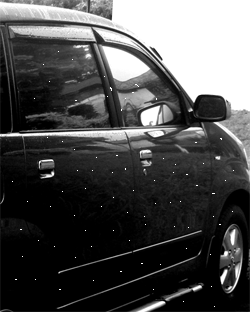
#> input picture 1207070114_Shifa Mutia Fauziah/Image/mobil.tif, 250 x 312 px
$ jupyter execute '7.4 Filter Median.ipynb'   (shell and % lines are left out)
#> lines starting #> are read from the running program, lines starting #| are printed output that depends on the picture
[cell 1]
# Import Library yang dibutuhkan
import matplotlib.pyplot as plt

from skimage import data
from skimage.io import imread
from skimage.color import rgb2gray
import numpy as np

[cell 2]
# Load & Plot Input Image

# Membaca Citra
citra1 = imread(fname="Image/mobil.tif")
#> citra1 is the input picture: shape (312, 250); min 0, max 255, mean 76.9
citra2 = imread(fname="Image/boneka2.tif")
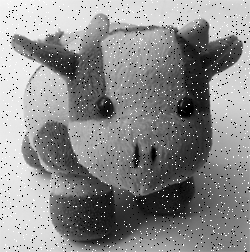
#> input picture 1207070114_Shifa Mutia Fauziah/Image/boneka2.tif, 250 x 252 px
#> citra2 is the input picture: shape (252, 250); min 0, max 255, mean 139.1

# Menampilkan shape dari citra
print('Shape citra 1 : ', citra1.shape)
#| Shape citra 1 :  (312, 250)
print('Shape citra 1 : ', citra2.shape)
#| Shape citra 1 :  (252, 250)

# Membuat subplots
fig, axes = plt.subplots(1, 2, figsize=(10, 10))
# Meratakan array axes menjadi satu dimensi.
ax = axes.ravel()

# Menampilkan citra1 pada axis dengan colormap 'gray' dan memberikan title
ax[0].imshow(citra1, cmap = 'gray')
ax[0].set_title("Citra 1")
ax[1].imshow(citra2, cmap = 'gray')
ax[1].set_title("Citra 2")
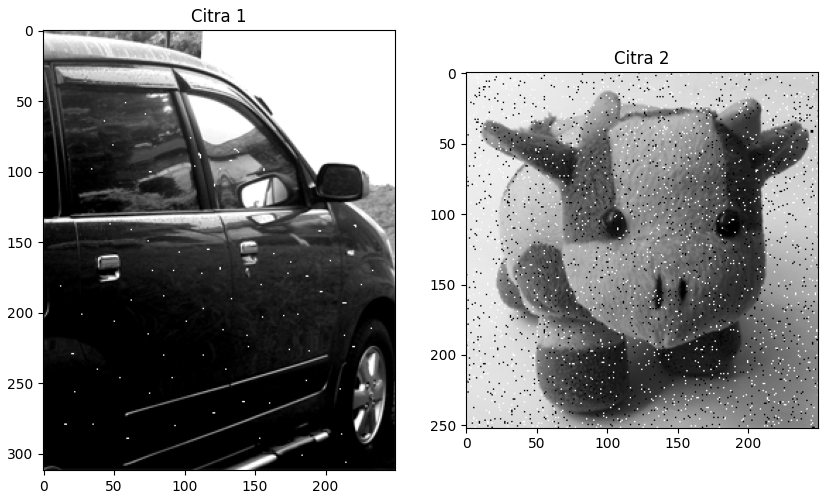
#> figure drawn by matplotlib, 2 panels

[cell 3]
# Code Asal Matlab
#%proses filter median untuk citra mobil
#for baris=2 : tinggiA-1
#    for kolom=2 : lebarA-1
#        dataA = [inputMobil(baris-1, kolom-1) inputMobil(baris-1, kolom) inputMobil(baris-1, kolom+1)  ...
#              inputMobil(baris, kolom-1) inputMobil(baris, kolom) inputMobil(baris, kolom+1)  ...
#              inputMobil(baris+1, kolom-1) inputMobil(baris+1, kolom) inputMobil(baris+1, kolom+1)];
#        % Urutkan
#        for i=1 : 8
#            for j=i+1 : 9
#                if dataA(i) > dataA(j)
#                    tmpA = dataA(i);
#                    dataA(i) = dataA(j);
#                    dataA(j) = tmpA;
#                end
#            end
#        end
#        % Ambil nilai median
#        outputMobil(baris, kolom) = dataA(5);
#    end
#end

[cell 4]
# Menyiapkan variable output

# meng copy salinan dari citra
copyCitra1 = citra1.copy()
copyCitra2 = citra2.copy()

# Membuat array kosong dengan ukuran yang sama dengan copyCitra
m1,n1 = copyCitra1.shape
#> m1 = 312; n1 = 250
output1 = np.empty([m1, n1])
m2,n2 = copyCitra2.shape
#> m2 = 252; n2 = 250
output2 = np.empty([m2, n2])

# menampilkan bentuk shape
print('Shape copy citra 1 : ', copyCitra1.shape)
#| Shape copy citra 1 :  (312, 250)
print('Shape output citra 1 : ', output1.shape)
#| Shape output citra 1 :  (312, 250)

print('m1 : ',m1)
#| m1 :  312
print('n1 : ',n1)
#| n1 :  250
print()

print('Shape copy citra 2 : ', copyCitra2.shape)
#| Shape copy citra 2 :  (252, 250)
print('Shape output citra 3 : ', output2.shape)
#| Shape output citra 3 :  (252, 250)
print('m2 : ',m2)
#| m2 :  252
print('n2 : ',n2)
#| n2 :  250
print()

[cell 5]
# Proses Filter Median Pada Citra Input 1
for baris in range(0, m1-1):
    for kolom in range(0, n1-1):
        a1 = baris
        b1 = kolom
        dataA = [copyCitra1[a1-1, b1-1], copyCitra1[a1-1, b1], copyCitra1[a1-1, b1+1], \
              copyCitra1[a1, b1-1], copyCitra1[a1, b1], copyCitra1[a1, b1+1], \
              copyCitra1[a1+1, b1-1], copyCitra1[a1+1, b1], copyCitra1[a1+1, b1+1]]

        # Urutkan
        for i in range(1, 8):
            for j in range(i, 9):
                if dataA[i] > dataA[j]:
                    tmpA = dataA[i];
                    dataA[i] = dataA[j];
                    dataA[j]= tmpA;

        output1[a1, b1] = dataA[5]
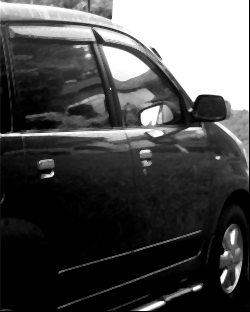
#> output1: shape (312, 250) float64; min 0, max 255, mean 76.8

[cell 6]
# Proses Filter Median Pada Citra Input 2
for baris in range(0, m2-1):
    for kolom in range(0, n2-1):
        a1 = baris
        b1 = kolom
        dataA = [copyCitra2[a1-1, b1-1], copyCitra2[a1-1, b1], copyCitra2[a1-1, b1+1], \
              copyCitra2[a1, b1-1], copyCitra2[a1, b1], copyCitra2[a1, b1+1], \
              copyCitra2[a1+1, b1-1], copyCitra2[a1+1, b1], copyCitra2[a1+1, b1+1]]

        # Urutkan
        for i in range(1, 8):
            for j in range(i, 9):
                if dataA[i] > dataA[j]:
                    tmpA = dataA[i];
                    dataA[i] = dataA[j];
                    dataA[j]= tmpA;

        output2[a1, b1] = dataA[5]
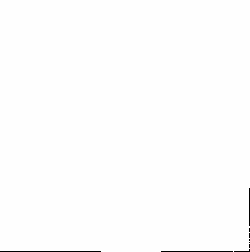
#> output2: shape (252, 250) float64; 0.39% of the values are NaN or infinite; the others: min -3.44e+305, max 2.04e+301, mean -5.48e+300; drawn with min black, max white, NaN and infinite black

[cell 7]
# Plot Citra Input dan Output Hasil dari Filter Rerata

# membuat subplot
fig, axes = plt.subplots(2, 2, figsize=(10, 10))
ax = axes.ravel()

# Menampilkan citra pada axis 0 sampai 3  dengan colormap 'gray'dan memberikan title
ax[0].imshow(citra1, cmap = 'gray')
ax[0].set_title("Input Citra 1")

ax[1].imshow(citra2, cmap = 'gray')
ax[1].set_title("Input Citra 1")

ax[2].imshow(output1, cmap = 'hot')
ax[2].set_title("Output Citra 1")

ax[3].imshow(output2, cmap = 'hot')
ax[3].set_title("Output Citra 2")
